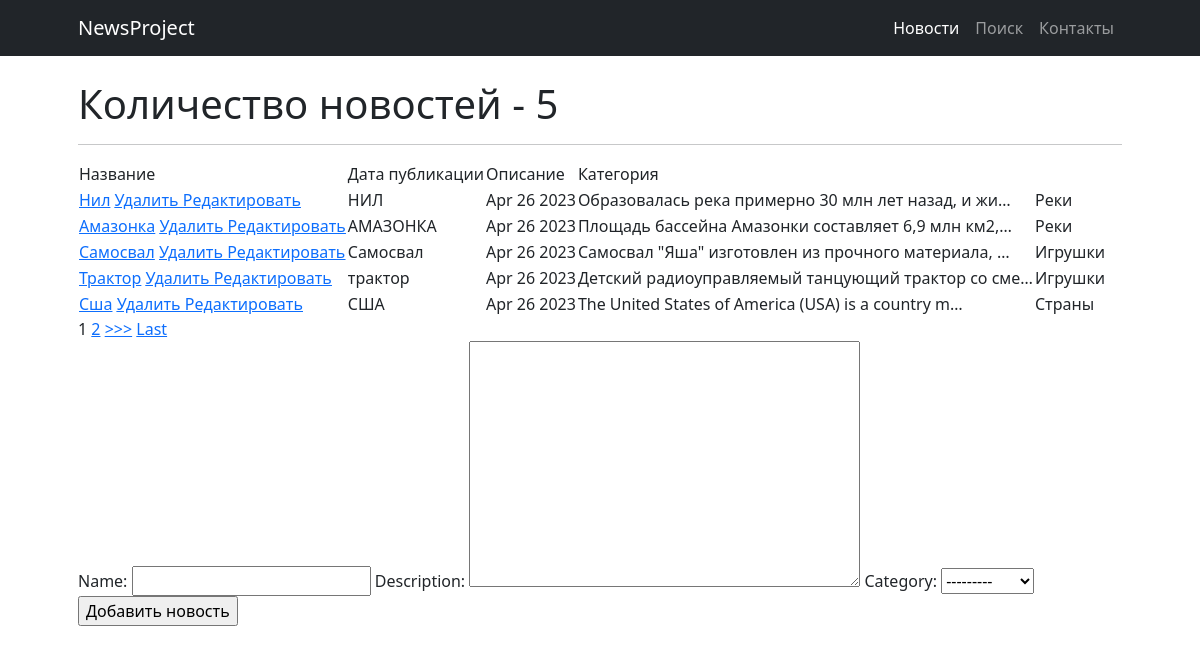
The page /news/ on the database as committed earlier.
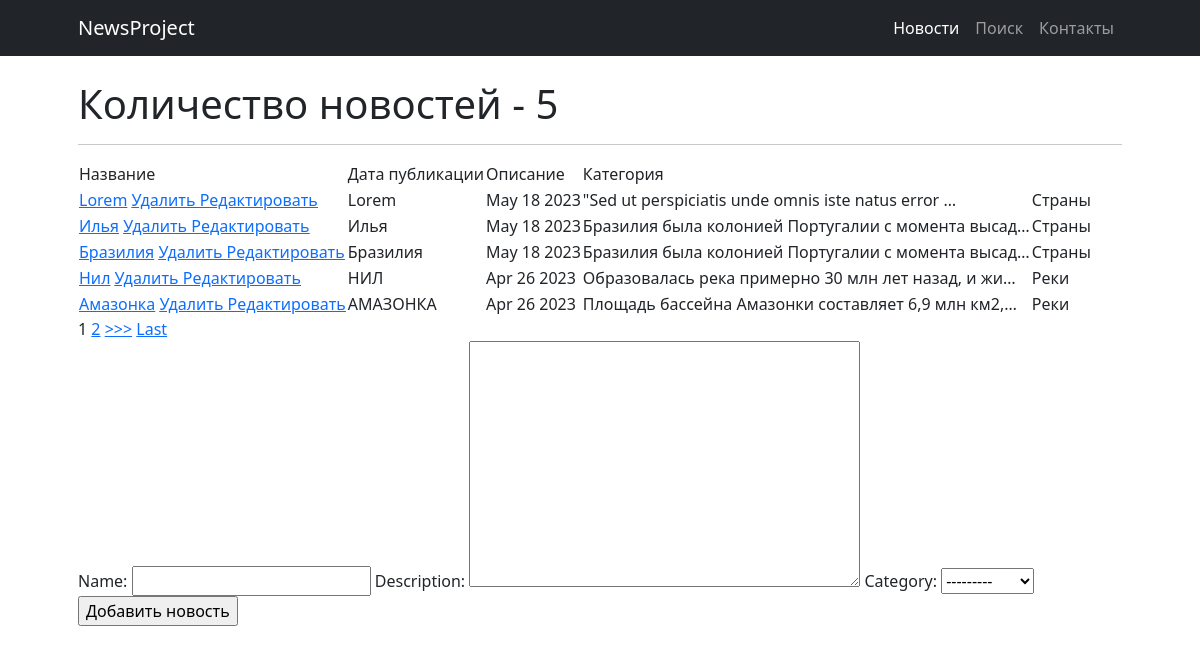
The same page on the database as committed later.
### news/models.py (models this page shows, shortened)
class News(models.Model):
    name = models.CharField(
        max_length=50,
        unique=True,
    )
    description = models.TextField()
    category = models.ForeignKey(
        to='Category',
        on_delete=models.CASCADE,
        related_name='news',
    )
    time_creation = models.DateTimeField(auto_now_add = True)

class Category(models.Model):
    name = models.CharField(max_length=100, unique=True)
    subscribers = models.ManyToManyField(User, blank=True)
    def __str__(self):
        return f'{self.name.title()}'

### news/views.py (the view, shortened to what this page needs)
# urls.py: path('', NewsList.as_view()),
class NewsList(ListView):
    model = News
    template_name = 'news.html'
    context_object_name = 'news'
    queryset = News.objects.order_by('-id')
    paginate_by = 5
    form_class = NewsForm
    def get_context_data(self, **kwargs):
        context = super().get_context_data(**kwargs)
        context['filter'] = NewsFilter(self.request.GET, queryset=self.get_queryset())
        context['categories'] = Category.objects.all()
        context['form'] = NewsForm()
        return context

### news/forms.py
class NewsForm(ModelForm):
    class Meta:
        model = News
        fields = ['name', 'description', 'category']

### templatetags/custom_filters.py (called while the page is built)
@register.filter(name='filter_message')
def filter_message(message: str):
    variants = ['отстой', 'говно', 'тварь', 'дурак', 'чмо']
    ln = len(variants)
    filtred_message = ''
    string = ''
    string2 = ''
    pattern = ' * '
    for i in message:
        string += i
        string2 = string.lower()
        flag = 0
        for j in variants:
            if not string2 in j:
                flag += 1
            if string2 == j:
                filtred_message += pattern
                flag -= 1
                string = ''
        if flag == ln:
            filtred_message += string
            string = ''
    if string2 != '' and string2 not in variants:
        filtred_message += string
    elif string2 != '':
        filtred_message += pattern
    return filtred_message

### templates/news.html (shortened to what this page needs)
{% extends 'flatpages/default.html' %}
{% load custom_filters %}
{% block content %}
    <h1>Количество новостей - {{ news|length }}</h1>
    <hr>
    {% if news %}
        <table>
            <tr>
                <td>
                    Название
                </td>
                <td>
                    Дата публикации
                </td>
                <td>
                    Описание
                </td>
                <td>
                    Категория
                </td>
            </tr>
        {% for new in news %}
            <tr>
                <td>
                    <a href="{% url 'new' new.id %}">{{ new.name|title|filter_message }}</a>
                    <a href="{% url 'new_delete' new.id %}"><u> Удалить </u></a>
                    <a href="{% url 'new_update' new.id %}"><u>Редактировать</u></a>
                </td>
                <td>
                    {{ new.name|filter_message }}
                </td>
                <td>
                    {{ new.time_creation|date:'M d Y'}}
                </td>
                <td>
                    {{ new.description|truncatechars:50|filter_message}}
                </td>
                <td>
                    {{ new.category.name }}
                </td>
            </tr>
        {% endfor %}
        </table>
    {% else %}
        <h2> Новостей нет!</h2>
    {% endif %}
{% if is_paginated %}
{% for num in page_obj.paginator.page_range %}
    {% if page_obj.number == num %}
        <a>{{ num }}</a>
    {% elif num > page_obj.number|add:'-3' and num < page_obj.number|add:'3' %}
        <a href="?page={{ num }}">{{ num }}</a>
    {% endif %}
{% endfor %}
{% if page_obj.has_next %}
    <a href="?page={{ page_obj.next_page_number }}">>>></a>
    <a href="?page={{ page_obj.paginator.num_pages }}">Last</a>
{% endif %}
{% endif %}
<form method="POST">
    {{ form }}
    <input type="submit" value="Добавить новость">
</form>
{% endblock content %}

Rows that differ between the two databases and show on the page:
no longer on this page (row unchanged): News: name|filter_message "Самосвал", time_creation "Apr 26 2023", description|filter_message "Самосвал \"Яша\" изготовлен из прочного материала, …", category.name "Игрушки"
no longer on this page (row unchanged): News: name|filter_message "Трактор", name|filter_message "трактор", time_creation "Apr 26 2023", description|filter_message "Детский радиоуправляемый танцующий трактор со сме…", category.name "Игрушки"
no longer on this page (row unchanged): News: name|filter_message "Сша", name|filter_message "США", time_creation "Apr 26 2023", description|filter_message "The United States of America (USA) is a country m…", category.name "Страны"
added News: name|filter_message "Lorem", time_creation "May 18 2023", description|filter_message "\"Sed ut perspiciatis unde omnis iste natus error …", category.name "Страны"
added News: name|filter_message "Илья", time_creation "May 18 2023", description|filter_message "Бразилия была колонией Португалии с момента высад…", category.name "Страны"
added News: name|filter_message "Бразилия", time_creation "May 18 2023", description|filter_message "Бразилия была колонией Португалии с момента высад…", category.name "Страны"
